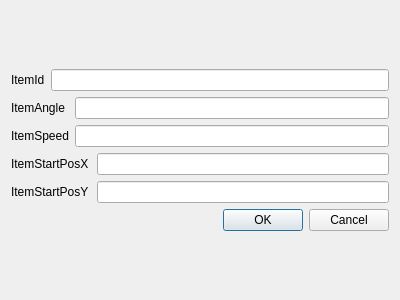
<?xml version="1.0" encoding="UTF-8"?>
<ui version="4.0">
 <class>Dialog</class>
 <widget class="QDialog" name="Dialog">
  <property name="geometry">
   <rect>
    <x>0</x>
    <y>0</y>
    <width>400</width>
    <height>300</height>
   </rect>
  </property>
  <property name="windowTitle">
   <string>Dialog</string>
  </property>
  <layout class="QVBoxLayout" name="verticalLayout_2">
   <item>
    <layout class="QVBoxLayout" name="verticalLayout">
     <item>
      <layout class="QGridLayout" name="gridLayout">
       <item row="4" column="0" colspan="3">
        <widget class="QLabel" name="itemPosY">
         <property name="text">
          <string>ItemStartPosY</string>
         </property>
        </widget>
       </item>
       <item row="0" column="0">
        <widget class="QLabel" name="itemId">
         <property name="enabled">
          <bool>true</bool>
         </property>
         <property name="text">
          <string>ItemId</string>
         </property>
        </widget>
       </item>
       <item row="0" column="1" colspan="3">
        <widget class="QLineEdit" name="idLine">
         <property name="text">
          <string/>
         </property>
        </widget>
       </item>
       <item row="1" column="0" colspan="2">
        <widget class="QLabel" name="itemAngle">
         <property name="text">
          <string>ItemAngle</string>
         </property>
        </widget>
       </item>
       <item row="3" column="3">
        <widget class="QLineEdit" name="xLine">
         <property name="text">
          <string/>
         </property>
        </widget>
       </item>
       <item row="2" column="2" colspan="2">
        <widget class="QLineEdit" name="speedLine">
         <property name="text">
          <string/>
         </property>
        </widget>
       </item>
       <item row="1" column="2" colspan="2">
        <widget class="QLineEdit" name="angleLine">
         <property name="text">
          <string/>
         </property>
        </widget>
       </item>
       <item row="2" column="0" colspan="2">
        <widget class="QLabel" name="itemSpeed">
         <property name="text">
          <string>ItemSpeed</string>
         </property>
        </widget>
       </item>
       <item row="4" column="3">
        <widget class="QLineEdit" name="yLine">
         <property name="text">
          <string/>
         </property>
        </widget>
       </item>
       <item row="3" column="0" colspan="3">
        <widget class="QLabel" name="itemPosX">
         <property name="text">
          <string>ItemStartPosX</string>
         </property>
        </widget>
       </item>
      </layout>
     </item>
     <item>
      <widget class="QDialogButtonBox" name="buttonBox">
       <property name="orientation">
        <enum>Qt::Horizontal</enum>
       </property>
       <property name="standardButtons">
        <set>QDialogButtonBox::Cancel|QDialogButtonBox::Ok</set>
       </property>
      </widget>
     </item>
    </layout>
   </item>
  </layout>
 </widget>
 <resources/>
 <connections>
  <connection>
   <sender>buttonBox</sender>
   <signal>accepted()</signal>
   <receiver>Dialog</receiver>
   <slot>accept()</slot>
   <hints>
    <hint type="sourcelabel">
     <x>258</x>
     <y>289</y>
    </hint>
    <hint type="destinationlabel">
     <x>157</x>
     <y>274</y>
    </hint>
   </hints>
  </connection>
  <connection>
   <sender>buttonBox</sender>
   <signal>rejected()</signal>
   <receiver>Dialog</receiver>
   <slot>reject()</slot>
   <hints>
    <hint type="sourcelabel">
     <x>326</x>
     <y>289</y>
    </hint>
    <hint type="destinationlabel">
     <x>286</x>
     <y>274</y>
    </hint>
   </hints>
  </connection>
 </connections>
</ui>
